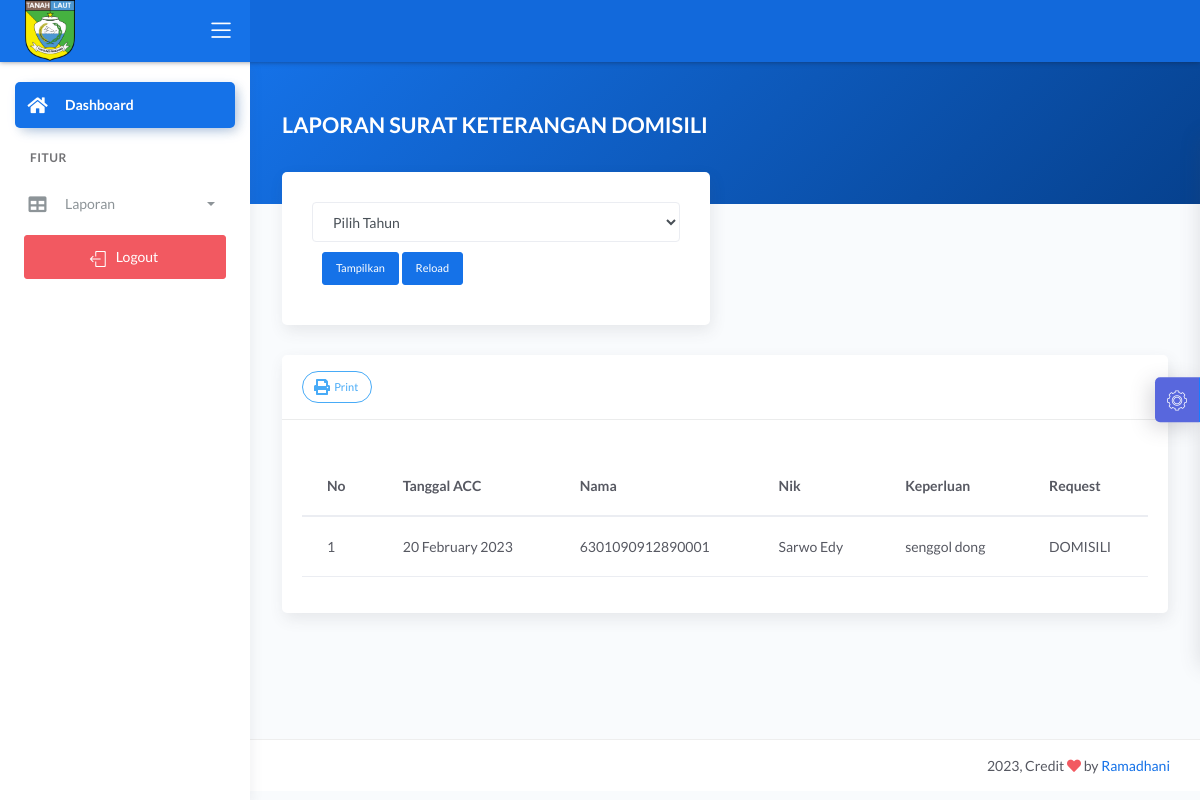
Page /demo1/main2.php?halaman=laporan_skd (signed in) on the committed database.
### tables this page shows
CREATE TABLE `data_request_skd` (
  `id_request_skd` int(11) NOT NULL,
  `nik` varchar(16) NOT NULL,
  `tanggal_request` timestamp NOT NULL DEFAULT current_timestamp(),
  `scan_ktp` text NOT NULL,
  `scan_kk` text NOT NULL,
  `keperluan` varchar(20) NOT NULL,
  `keterangan` varchar(50) NOT NULL DEFAULT 'Data sedang diperiksa oleh Staf',
  `request` varchar(20) NOT NULL DEFAULT 'DOMISILI',
  `status` int(11) NOT NULL DEFAULT 0,
  `acc` date NOT NULL
);

CREATE TABLE `data_user` (
  `nik` varchar(16) NOT NULL,
  `password` varchar(225) NOT NULL,
  `hak_akses` varchar(225) NOT NULL,
  `nama` varchar(30) NOT NULL,
  `tanggal_lahir` date NOT NULL,
  `tempat_lahir` varchar(30) NOT NULL,
  `jekel` varchar(20) NOT NULL,
  `agama` varchar(20) NOT NULL,
  `alamat` text NOT NULL,
  `telepon` varchar(13) NOT NULL,
  `status_warga` varchar(30) NOT NULL
);

### demo1/laporan_skd.php (the view, shortened to what this page needs)
<?php
include '../konek.php';
?>
<?php
	if(!isset($_POST['tampilkan'])){
		$tahun = isset($_POST['tahun']) ? $_POST['tahun'] : '';
	$sql = "SELECT
		data_user.nik,
		data_user.nama,
		data_request_skd.acc,
		data_request_skd.keperluan,
		data_request_skd.request
	FROM
		data_user
	INNER JOIN data_request_skd ON data_request_skd.nik = data_user.nik
	WHERE data_request_skd.status = 3";
	$query = mysqli_query($konek,$sql);
	}
?>
            <div class="panel-header bg-primary-gradient">
					<div class="page-inner py-5">
						<div class="d-flex align-items-left align-items-md-center flex-column flex-md-row">
							<div>
								<h2 class="text-white pb-2 fw-bold">LAPORAN SURAT KETERANGAN DOMISILI</h2>
							</div>
						</div>
					</div>
                </div>
                <div class="page-inner mt--5">
					<div class="row mt--2">
						<div class="col-md-6">
							<div class="card full-height">
								<div class="card-body">
								<div class="card-tools">
								<form action="" method="POST">
                                            <div class="form-group">
                                                <select name="tahun" class="form-control">
													<option value="">Pilih Tahun</option>
												</select>
                                                <div class="form-group">
                                                    <input type="submit" name="tampilkan" value="Tampilkan" class="btn btn-primary btn-sm">
													<a href="?halaman=laporan_skd">
													<input type="submit" value="Reload" class="btn btn-primary btn-sm">
													</a>
                                                </div>
                                            </div>
                                        </form>
									</div>
								</div>
							</div>
						</div>
					</div>
					<div class="row">
						<div class="col-md-12">
							<div class="card">
								<div class="card-header">
									<div class="card-tools">
											<a href="cetak_laporan_skd.php?tahun=<?php echo $tahun;?>" target="_blank" class="btn btn-info btn-border btn-round btn-sm">
												<span class="btn-label">
												</span>
												Print
											</a>
										</div>
								</div>
								<div class="card-body">
									<table class="table mt-3">
										<thead>
											<tr>
												<th scope="col">No</th>
												<th scope="col">Tanggal ACC</th>
												<th scope="col">Nama</th>
												<th scope="col">Nik</th>
												<th scope="col">Keperluan</th>
												<th scope="col">Request</th>
											</tr>
										</thead>
										<tbody>
											<?php
												$no=0;
												while($data=mysqli_fetch_array($query,MYSQLI_BOTH)){
													$no++;
													$nik = $data['nik'];
													$nama = $data['nama'];
													$tanggal = $data['acc'];
													$tgl = date('d F Y', strtotime($tanggal));
													$keperluan = $data['keperluan'];
													$request = $data['request'];
											?>
											<tr>
												<td><?php echo $no;?></td>
												<td><?php echo $tgl;?></td>
												<td><?php echo $nik;?></td>
												<td><?php echo $nama;?></td>
												<td><?php echo $keperluan;?></td>
												<td><?php echo $request;?></td>
											</tr>
											<?php
												}
											?>
										</tbody>
									</table>
								</div>
							</div>
						</div>
					</div>
			</div>

### rows in the picture
data_request_skd: acc "20 February 2023", nik.nik "6301090912890001", nik.nama "Sarwo Edy", keperluan "senggol dong", request "DOMISILI"
